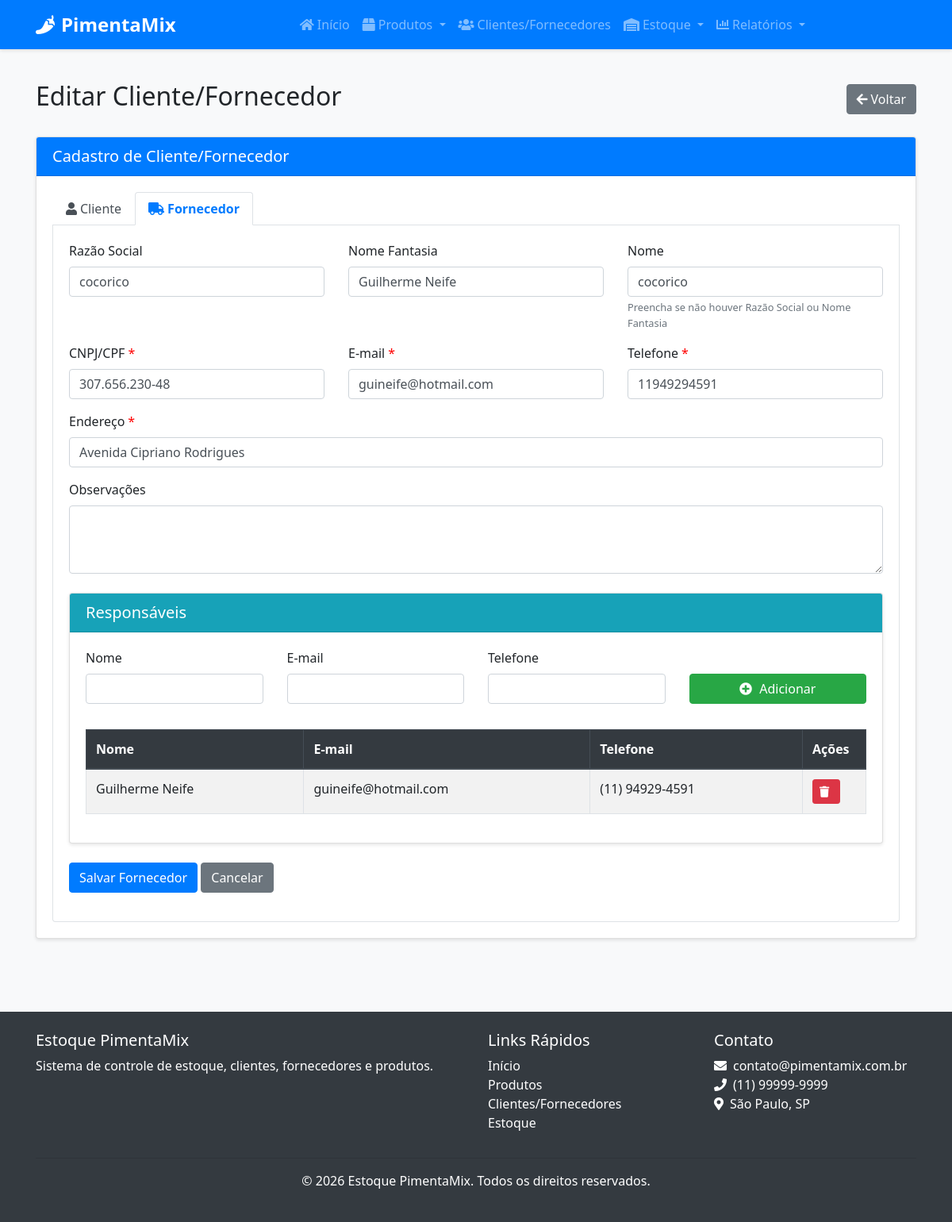
The app's page /clientes-fornecedores/2/editar?aba=fornecedor, older data.
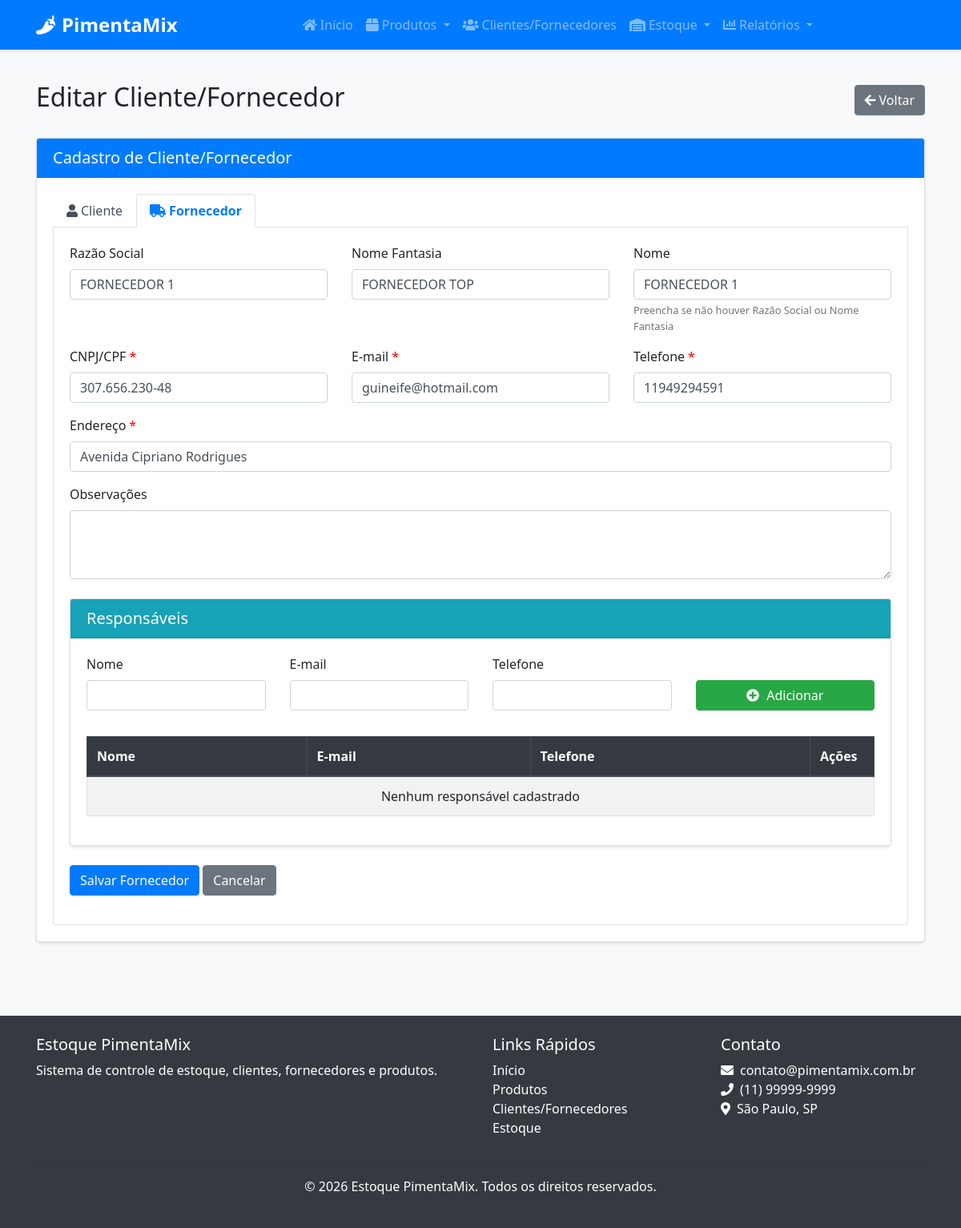
The same page, newer data.
### src/models/cliente_fornecedor.py (models this page shows, shortened)
class ClienteFornecedor(db.Model):
    __tablename__ = 'cliente_fornecedor'
    id = db.Column(db.Integer, primary_key=True)
    nome = db.Column(db.String(100), nullable=False)
    razao_social = db.Column(db.String(100), nullable=True)
    nome_fantasia = db.Column(db.String(100), nullable=True)
    cpf_cnpj = db.Column(db.String(20), nullable=True, unique=True)
    email = db.Column(db.String(100), nullable=False)
    telefone = db.Column(db.String(20), nullable=False)
    endereco = db.Column(db.Text, nullable=True)
    observacoes = db.Column(db.Text, nullable=True)
    eh_cliente = db.Column(db.Boolean, default=False)
    eh_fornecedor = db.Column(db.Boolean, default=False)
    data_cadastro = db.Column(db.DateTime, default=datetime.utcnow)
    responsaveis = db.relationship('Responsavel', backref='cliente_fornecedor', lazy=True, cascade="all, delete-orphan")
    contatos = db.relationship('Contato', backref='cliente_fornecedor', lazy=True, cascade="all, delete-orphan")
    produtos_fornecidos = db.relationship('Produto', backref='fornecedor', lazy=True)
    entradas_estoque = db.relationship('EntradaEstoque', backref='fornecedor', lazy=True)
    saidas_estoque = db.relationship('SaidaEstoque', backref='cliente', lazy=True)

class Responsavel(db.Model):
    __tablename__ = 'responsavel'
    id = db.Column(db.Integer, primary_key=True)
    cliente_fornecedor_id = db.Column(db.Integer, db.ForeignKey('cliente_fornecedor.id'), nullable=False)
    nome = db.Column(db.String(100), nullable=False)
    email = db.Column(db.String(100), nullable=True)
    telefone = db.Column(db.String(20), nullable=True)
    cargo = db.Column(db.String(50), nullable=True)

### src/routes/cliente_fornecedor.py (the view, shortened to what this page needs)
@cliente_fornecedor_bp.route('/<int:id>/editar', methods=['GET', 'POST'])
def editar(id):
    cliente_fornecedor = ClienteFornecedor.query.get_or_404(id)
    responsaveis = Responsavel.query.filter_by(cliente_fornecedor_id=id).all()
    aba_ativa = request.args.get('aba', 'cliente' if cliente_fornecedor.eh_cliente else 'fornecedor')
    cliente_form = ClienteForm(obj=cliente_fornecedor if cliente_fornecedor.eh_cliente else None)
    fornecedor_form = FornecedorForm(obj=cliente_fornecedor if cliente_fornecedor.eh_fornecedor else None)
    return render_template('cliente_fornecedor/form.html',
                          cliente_form=cliente_form,
                          fornecedor_form=fornecedor_form,
                          titulo='Editar Cliente/Fornecedor',
                          aba_ativa=aba_ativa,
                          cliente_fornecedor=cliente_fornecedor,
                          responsaveis=responsaveis)

### src/routes/cliente_fornecedor.py (shortened to what this page needs)
class ClienteForm(FlaskForm):
    id = HiddenField('ID')
    nome = StringField('Nome', validators=[DataRequired(message='Nome é obrigatório')])
    cpf_cnpj = StringField('CPF/CNPJ', validators=[DataRequired(message='CPF/CNPJ é obrigatório')])
    email = StringField('E-mail', validators=[DataRequired(message='E-mail é obrigatório'), Email(message='E-mail inválido')])
    telefone = StringField('Telefone', validators=[DataRequired(message='Telefone é obrigatório')])
    endereco = StringField('Endereço', validators=[Optional()])
    eh_cliente = HiddenField('É Cliente', default='1')
    submit_cliente = SubmitField('Salvar Cliente')

### src/templates/cliente_fornecedor/form.html (shortened to what the changed rows need)
{% extends "base.html" %}
{% block content %}
<div class="container">
    <div class="d-flex justify-content-between align-items-center mb-4">
        <h2>{{ titulo }}</h2>
    </div>
    <div class="card">
        <div class="card-body">
            <div class="tab-content" id="clienteFornecedorTabsContent">
                <div class="tab-pane fade {% if aba_ativa == 'fornecedor' %}show active{% endif %}" id="fornecedor" role="tabpanel" aria-labelledby="fornecedor-tab">
                    <form method="POST" id="fornecedor-form">
                        <div class="row">
                            <div class="col-md-4">
                                <div class="form-group">
                                    <label for="{{ fornecedor_form.razao_social.id }}">Razão Social</label>
                                    {{ fornecedor_form.razao_social(class="form-control" + (" is-invalid" if fornecedor_form.razao_social.errors else "")) }}
                                </div>
                            </div>
                            <div class="col-md-4">
                                <div class="form-group">
                                    <label for="{{ fornecedor_form.nome_fantasia.id }}">Nome Fantasia</label>
                                    {{ fornecedor_form.nome_fantasia(class="form-control" + (" is-invalid" if fornecedor_form.nome_fantasia.errors else "")) }}
                                </div>
                            </div>
                            <div class="col-md-4">
                                <div class="form-group">
                                    <label for="{{ fornecedor_form.nome.id }}">Nome</label>
                                    {{ fornecedor_form.nome(class="form-control" + (" is-invalid" if fornecedor_form.nome.errors else "")) }}
                                    <small class="form-text text-muted">Preencha se não houver Razão Social ou Nome Fantasia</small>
                                </div>
                            </div>
                        </div>
                        <div class="row">
                            <div class="col-md-4">
                                <div class="form-group">
                                    <label for="{{ fornecedor_form.cpf_cnpj.id }}" class="required-field">CNPJ/CPF</label>
                                    {{ fornecedor_form.cpf_cnpj(class="form-control" + (" is-invalid" if fornecedor_form.cpf_cnpj.errors else "")) }}
                                </div>
                            </div>
                            <div class="col-md-4">
                                <div class="form-group">
                                    <label for="{{ fornecedor_form.email.id }}" class="required-field">E-mail</label>
                                    {{ fornecedor_form.email(class="form-control" + (" is-invalid" if fornecedor_form.email.errors else ""), type="email") }}
                                </div>
                            </div>
                            <div class="col-md-4">
                                <div class="form-group">
                                    <label for="{{ fornecedor_form.telefone.id }}" class="required-field">Telefone</label>
                                    {{ fornecedor_form.telefone(class="form-control" + (" is-invalid" if fornecedor_form.telefone.errors else "")) }}
                                </div>
                            </div>
                        </div>
                        <div class="form-group">
                            <label for="{{ fornecedor_form.endereco.id }}" class="required-field">Endereço</label>
                            {{ fornecedor_form.endereco(class="form-control" + (" is-invalid" if fornecedor_form.endereco.errors else "")) }}
                        </div>
                        <div class="form-group">
                            <label for="{{ fornecedor_form.observacoes.id }}">Observações</label>
                            {{ fornecedor_form.observacoes(class="form-control" + (" is-invalid" if fornecedor_form.observacoes.errors else ""), rows=3) }}
                        </div>
                        {% if cliente_fornecedor is defined and cliente_fornecedor %}
                            <div class="card mt-4">
                                <div class="card-body">
                                    <div class="responsaveis-list mt-3">
                                        <table class="table table-striped table-bordered" id="responsaveis-table">
                                            <thead class="thead-dark">
                                                <tr>
                                                    <th>Nome</th>
                                                    <th>E-mail</th>
                                                    <th>Telefone</th>
                                                    <th width="80">Ações</th>
                                                </tr>
                                            </thead>
                                            <tbody>
                                                {% if responsaveis is defined and responsaveis %}
                                                    {% for responsavel in responsaveis %}
                                                        <tr data-id="{{ responsavel.id }}">
                                                            <td>{{ responsavel.nome }}</td>
                                                            <td>{{ responsavel.email }}</td>
                                                            <td>{{ responsavel.telefone }}</td>
                                                            <td>
                                                                <button type="button" class="btn btn-sm btn-danger btn-excluir-responsavel">
                                                                    <i class="fas fa-trash"></i>
                                                                </button>
                                                            </td>
                                                        </tr>
                                                    {% endfor %}
                                                {% else %}
                                                    <tr id="sem-responsaveis">
                                                        <td colspan="4" class="text-center">Nenhum responsável cadastrado</td>
                                                    </tr>
                                                {% endif %}
                                            </tbody>
                                        </table>
                                    </div>
                                </div>
                            </div>
                        {% endif %}
                    </form>
                </div>
            </div>
        </div>
    </div>
</div>
{% endblock %}

Row changes from the older to the newer data that the page shows:
removed Responsavel: nome "Guilherme Neife", email "guineife@hotmail.com", telefone "(11) 94929-4591"
changed ClienteFornecedor "guineife@hotmail.com": razao_social "cocorico" → "FORNECEDOR 1"; nome_fantasia "Guilherme Neife" → "FORNECEDOR TOP"; nome "cocorico" → "FORNECEDOR 1"
Text that changed along with them:
text now shown: "Nenhum responsável cadastrado"
